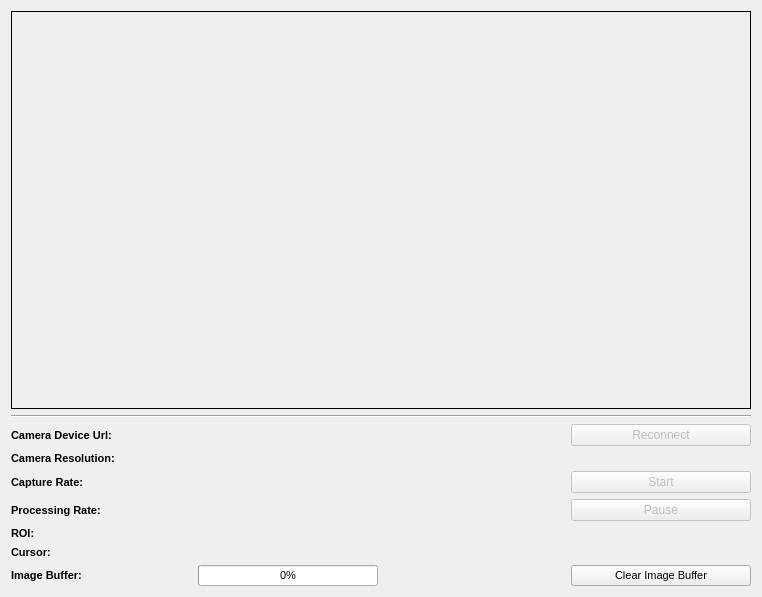
<?xml version="1.0" encoding="UTF-8"?>
<ui version="4.0">
	<class>CameraView</class>
	<widget class="QWidget" name="CameraView">
		<property name="geometry">
			<rect>
				<x>0</x>
				<y>0</y>
				<width>762</width>
				<height>597</height>
			</rect>
		</property>
		<property name="sizePolicy">
			<sizepolicy hsizetype="Minimum" vsizetype="Minimum">
				<horstretch>0</horstretch>
				<verstretch>0</verstretch>
			</sizepolicy>
		</property>
		<property name="windowTitle">
			<string>Form</string>
		</property>
		<layout class="QVBoxLayout" name="verticalLayout" stretch="1,0,0">
			<item>
				<widget class="FrameLabel" name="frameLabel">
					<property name="enabled">
						<bool>true</bool>
					</property>
					<property name="sizePolicy">
						<sizepolicy hsizetype="Ignored" vsizetype="Ignored">
							<horstretch>0</horstretch>
							<verstretch>0</verstretch>
						</sizepolicy>
					</property>
					<property name="mouseTracking">
						<bool>true</bool>
					</property>
					<property name="autoFillBackground">
						<bool>true</bool>
					</property>
					<property name="frameShape">
						<enum>QFrame::Box</enum>
					</property>
					<property name="alignment">
						<set>Qt::AlignCenter</set>
					</property>
				</widget>
			</item>
			<item>
				<widget class="Line" name="line">
					<property name="orientation">
						<enum>Qt::Horizontal</enum>
					</property>
				</widget>
			</item>
			<item>
				<layout class="QGridLayout" name="gridLayout" columnstretch="1,1,1,1">
					<item row="1" column="0">
						<widget class="QLabel" name="label_4">
							<property name="sizePolicy">
								<sizepolicy hsizetype="MinimumExpanding" vsizetype="MinimumExpanding">
									<horstretch>0</horstretch>
									<verstretch>0</verstretch>
								</sizepolicy>
							</property>
							<property name="font">
								<font>
									<pointsize>8</pointsize>
									<weight>75</weight>
									<bold>true</bold>
								</font>
							</property>
							<property name="text">
								<string>Camera Device Url:</string>
							</property>
							<property name="alignment">
								<set>Qt::AlignLeading|Qt::AlignLeft|Qt::AlignVCenter</set>
							</property>
						</widget>
					</item>
					<item row="2" column="0">
						<widget class="QLabel" name="label_5">
							<property name="sizePolicy">
								<sizepolicy hsizetype="MinimumExpanding" vsizetype="MinimumExpanding">
									<horstretch>0</horstretch>
									<verstretch>0</verstretch>
								</sizepolicy>
							</property>
							<property name="font">
								<font>
									<pointsize>8</pointsize>
									<weight>75</weight>
									<bold>true</bold>
								</font>
							</property>
							<property name="text">
								<string>Camera Resolution:</string>
							</property>
							<property name="alignment">
								<set>Qt::AlignLeading|Qt::AlignLeft|Qt::AlignVCenter</set>
							</property>
						</widget>
					</item>
					<item row="7" column="1">
						<widget class="QProgressBar" name="imageBufferBar">
							<property name="sizePolicy">
								<sizepolicy hsizetype="MinimumExpanding" vsizetype="MinimumExpanding">
									<horstretch>0</horstretch>
									<verstretch>0</verstretch>
								</sizepolicy>
							</property>
							<property name="font">
								<font>
									<pointsize>8</pointsize>
								</font>
							</property>
							<property name="value">
								<number>0</number>
							</property>
						</widget>
					</item>
					<item row="5" column="1">
						<widget class="QLabel" name="roiLabel">
							<property name="sizePolicy">
								<sizepolicy hsizetype="MinimumExpanding" vsizetype="MinimumExpanding">
									<horstretch>0</horstretch>
									<verstretch>0</verstretch>
								</sizepolicy>
							</property>
							<property name="font">
								<font>
									<pointsize>8</pointsize>
								</font>
							</property>
							<property name="text">
								<string/>
							</property>
						</widget>
					</item>
					<item row="7" column="2">
						<widget class="QLabel" name="imageBufferLabel">
							<property name="sizePolicy">
								<sizepolicy hsizetype="MinimumExpanding" vsizetype="MinimumExpanding">
									<horstretch>0</horstretch>
									<verstretch>0</verstretch>
								</sizepolicy>
							</property>
							<property name="font">
								<font>
									<pointsize>8</pointsize>
								</font>
							</property>
							<property name="text">
								<string/>
							</property>
							<property name="alignment">
								<set>Qt::AlignCenter</set>
							</property>
						</widget>
					</item>
					<item row="6" column="0">
						<widget class="QLabel" name="label_7">
							<property name="sizePolicy">
								<sizepolicy hsizetype="MinimumExpanding" vsizetype="MinimumExpanding">
									<horstretch>0</horstretch>
									<verstretch>0</verstretch>
								</sizepolicy>
							</property>
							<property name="font">
								<font>
									<pointsize>8</pointsize>
									<weight>75</weight>
									<bold>true</bold>
								</font>
							</property>
							<property name="text">
								<string>Cursor:</string>
							</property>
						</widget>
					</item>
					<item row="4" column="2">
						<widget class="QLabel" name="nFramesProcessedLabel">
							<property name="sizePolicy">
								<sizepolicy hsizetype="MinimumExpanding" vsizetype="MinimumExpanding">
									<horstretch>0</horstretch>
									<verstretch>0</verstretch>
								</sizepolicy>
							</property>
							<property name="font">
								<font>
									<pointsize>8</pointsize>
								</font>
							</property>
							<property name="text">
								<string/>
							</property>
							<property name="alignment">
								<set>Qt::AlignCenter</set>
							</property>
						</widget>
					</item>
					<item row="3" column="1">
						<widget class="QLabel" name="captureRateLabel">
							<property name="enabled">
								<bool>true</bool>
							</property>
							<property name="sizePolicy">
								<sizepolicy hsizetype="MinimumExpanding" vsizetype="MinimumExpanding">
									<horstretch>0</horstretch>
									<verstretch>0</verstretch>
								</sizepolicy>
							</property>
							<property name="font">
								<font>
									<pointsize>8</pointsize>
								</font>
							</property>
							<property name="text">
								<string/>
							</property>
						</widget>
					</item>
					<item row="5" column="0">
						<widget class="QLabel" name="label_6">
							<property name="sizePolicy">
								<sizepolicy hsizetype="MinimumExpanding" vsizetype="MinimumExpanding">
									<horstretch>0</horstretch>
									<verstretch>0</verstretch>
								</sizepolicy>
							</property>
							<property name="font">
								<font>
									<pointsize>8</pointsize>
									<weight>75</weight>
									<bold>true</bold>
								</font>
							</property>
							<property name="text">
								<string>ROI:</string>
							</property>
						</widget>
					</item>
					<item row="7" column="0">
						<widget class="QLabel" name="label_1">
							<property name="sizePolicy">
								<sizepolicy hsizetype="MinimumExpanding" vsizetype="MinimumExpanding">
									<horstretch>0</horstretch>
									<verstretch>0</verstretch>
								</sizepolicy>
							</property>
							<property name="font">
								<font>
									<pointsize>8</pointsize>
									<weight>75</weight>
									<bold>true</bold>
								</font>
							</property>
							<property name="text">
								<string>Image Buffer:</string>
							</property>
							<property name="alignment">
								<set>Qt::AlignLeading|Qt::AlignLeft|Qt::AlignVCenter</set>
							</property>
						</widget>
					</item>
					<item row="3" column="2">
						<widget class="QLabel" name="nFramesCapturedLabel">
							<property name="sizePolicy">
								<sizepolicy hsizetype="MinimumExpanding" vsizetype="MinimumExpanding">
									<horstretch>0</horstretch>
									<verstretch>0</verstretch>
								</sizepolicy>
							</property>
							<property name="font">
								<font>
									<pointsize>8</pointsize>
								</font>
							</property>
							<property name="text">
								<string/>
							</property>
							<property name="alignment">
								<set>Qt::AlignCenter</set>
							</property>
						</widget>
					</item>
					<item row="4" column="0">
						<widget class="QLabel" name="label_3">
							<property name="sizePolicy">
								<sizepolicy hsizetype="MinimumExpanding" vsizetype="MinimumExpanding">
									<horstretch>0</horstretch>
									<verstretch>0</verstretch>
								</sizepolicy>
							</property>
							<property name="font">
								<font>
									<pointsize>8</pointsize>
									<weight>75</weight>
									<bold>true</bold>
								</font>
							</property>
							<property name="text">
								<string>Processing Rate:</string>
							</property>
						</widget>
					</item>
					<item row="3" column="0">
						<widget class="QLabel" name="label_2">
							<property name="sizePolicy">
								<sizepolicy hsizetype="MinimumExpanding" vsizetype="MinimumExpanding">
									<horstretch>0</horstretch>
									<verstretch>0</verstretch>
								</sizepolicy>
							</property>
							<property name="font">
								<font>
									<pointsize>8</pointsize>
									<weight>75</weight>
									<bold>true</bold>
								</font>
							</property>
							<property name="text">
								<string>Capture Rate:</string>
							</property>
							<property name="alignment">
								<set>Qt::AlignLeading|Qt::AlignLeft|Qt::AlignVCenter</set>
							</property>
						</widget>
					</item>
					<item row="2" column="1">
						<widget class="QLabel" name="cameraResolutionLabel">
							<property name="sizePolicy">
								<sizepolicy hsizetype="MinimumExpanding" vsizetype="MinimumExpanding">
									<horstretch>0</horstretch>
									<verstretch>0</verstretch>
								</sizepolicy>
							</property>
							<property name="font">
								<font>
									<pointsize>8</pointsize>
								</font>
							</property>
							<property name="alignment">
								<set>Qt::AlignLeading|Qt::AlignLeft|Qt::AlignVCenter</set>
							</property>
						</widget>
					</item>
					<item row="6" column="1">
						<widget class="QLabel" name="mouseCursorPosLabel">
							<property name="sizePolicy">
								<sizepolicy hsizetype="MinimumExpanding" vsizetype="MinimumExpanding">
									<horstretch>0</horstretch>
									<verstretch>0</verstretch>
								</sizepolicy>
							</property>
							<property name="font">
								<font>
									<pointsize>8</pointsize>
								</font>
							</property>
							<property name="text">
								<string/>
							</property>
						</widget>
					</item>
					<item row="1" column="1">
						<widget class="QLabel" name="deviceUrlLabel">
							<property name="sizePolicy">
								<sizepolicy hsizetype="MinimumExpanding" vsizetype="MinimumExpanding">
									<horstretch>0</horstretch>
									<verstretch>0</verstretch>
								</sizepolicy>
							</property>
							<property name="font">
								<font>
									<pointsize>8</pointsize>
								</font>
							</property>
							<property name="alignment">
								<set>Qt::AlignLeading|Qt::AlignLeft|Qt::AlignVCenter</set>
							</property>
						</widget>
					</item>
					<item row="4" column="1">
						<widget class="QLabel" name="processingRateLabel">
							<property name="sizePolicy">
								<sizepolicy hsizetype="MinimumExpanding" vsizetype="MinimumExpanding">
									<horstretch>0</horstretch>
									<verstretch>0</verstretch>
								</sizepolicy>
							</property>
							<property name="font">
								<font>
									<pointsize>8</pointsize>
								</font>
							</property>
							<property name="text">
								<string/>
							</property>
						</widget>
					</item>
					<item row="7" column="3">
						<widget class="QPushButton" name="clearImageBufferButton">
							<property name="sizePolicy">
								<sizepolicy hsizetype="MinimumExpanding" vsizetype="MinimumExpanding">
									<horstretch>0</horstretch>
									<verstretch>0</verstretch>
								</sizepolicy>
							</property>
							<property name="font">
								<font>
									<pointsize>8</pointsize>
								</font>
							</property>
							<property name="text">
								<string>Clear Image Buffer</string>
							</property>
						</widget>
					</item>
					<item row="3" column="3">
						<widget class="QPushButton" name="startButton">
							<property name="enabled">
								<bool>false</bool>
							</property>
							<property name="sizePolicy">
								<sizepolicy hsizetype="MinimumExpanding" vsizetype="MinimumExpanding">
									<horstretch>0</horstretch>
									<verstretch>0</verstretch>
								</sizepolicy>
							</property>
							<property name="text">
								<string>Start</string>
							</property>
						</widget>
					</item>
					<item row="4" column="3">
						<widget class="QPushButton" name="pauseButton">
							<property name="enabled">
								<bool>false</bool>
							</property>
							<property name="sizePolicy">
								<sizepolicy hsizetype="MinimumExpanding" vsizetype="MinimumExpanding">
									<horstretch>0</horstretch>
									<verstretch>0</verstretch>
								</sizepolicy>
							</property>
							<property name="text">
								<string>Pause</string>
							</property>
						</widget>
					</item>
					<item row="1" column="3">
						<widget class="QPushButton" name="reconnectButton">
							<property name="enabled">
								<bool>false</bool>
							</property>
							<property name="sizePolicy">
								<sizepolicy hsizetype="MinimumExpanding" vsizetype="MinimumExpanding">
									<horstretch>0</horstretch>
									<verstretch>0</verstretch>
								</sizepolicy>
							</property>
							<property name="text">
								<string>Reconnect</string>
							</property>
						</widget>
					</item>
				</layout>
			</item>
		</layout>
	</widget>
	<customwidgets>
		<customwidget>
			<class>FrameLabel</class>
			<extends>QLabel</extends>
			<header>FrameLabel.h</header>
		</customwidget>
	</customwidgets>
	<resources/>
	<connections/>
</ui>
